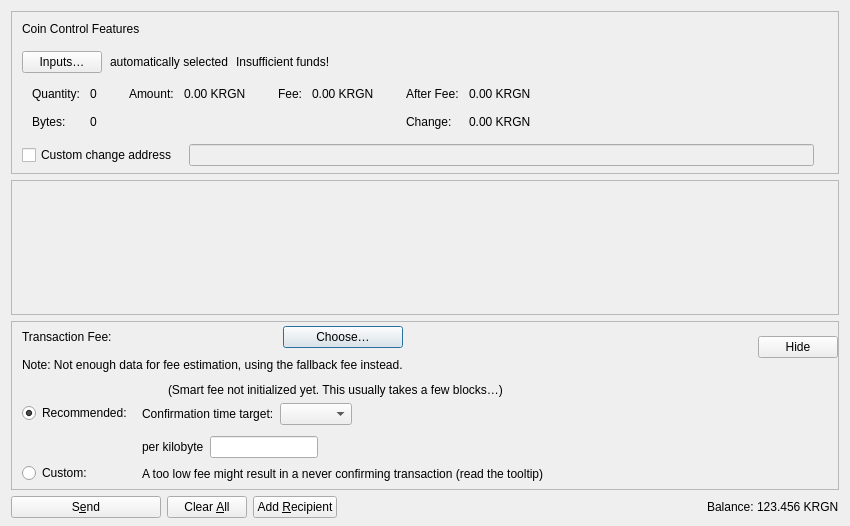
<?xml version="1.0" encoding="UTF-8"?>
<ui version="4.0">
 <class>SendCoinsDialog</class>
 <widget class="QDialog" name="SendCoinsDialog">
  <property name="geometry">
   <rect>
    <x>0</x>
    <y>0</y>
    <width>850</width>
    <height>526</height>
   </rect>
  </property>
  <property name="windowTitle">
   <string>Send Coins</string>
  </property>
  <layout class="QVBoxLayout" name="verticalLayout" stretch="0,1,0,0">
   <property name="bottomMargin">
    <number>8</number>
   </property>
   <item>
    <widget class="QFrame" name="frameCoinControl">
     <property name="sizePolicy">
      <sizepolicy hsizetype="Expanding" vsizetype="Expanding">
       <horstretch>0</horstretch>
       <verstretch>0</verstretch>
      </sizepolicy>
     </property>
     <property name="maximumSize">
      <size>
       <width>16777215</width>
       <height>16777215</height>
      </size>
     </property>
     <property name="frameShape">
      <enum>QFrame::StyledPanel</enum>
     </property>
     <property name="frameShadow">
      <enum>QFrame::Sunken</enum>
     </property>
     <layout class="QVBoxLayout" name="verticalLayoutCoinControl2">
      <property name="spacing">
       <number>0</number>
      </property>
      <property name="leftMargin">
       <number>0</number>
      </property>
      <property name="topMargin">
       <number>0</number>
      </property>
      <property name="rightMargin">
       <number>0</number>
      </property>
      <property name="bottomMargin">
       <number>6</number>
      </property>
      <item>
       <layout class="QVBoxLayout" name="verticalLayoutCoinControl" stretch="0,0,0,0,1">
        <property name="spacing">
         <number>0</number>
        </property>
        <property name="leftMargin">
         <number>10</number>
        </property>
        <property name="topMargin">
         <number>10</number>
        </property>
        <item>
         <layout class="QHBoxLayout" name="horizontalLayoutCoinControl1">
          <property name="bottomMargin">
           <number>15</number>
          </property>
          <item>
           <widget class="QLabel" name="labelCoinControlFeatures">
            <property name="sizePolicy">
             <sizepolicy hsizetype="Preferred" vsizetype="Maximum">
              <horstretch>0</horstretch>
              <verstretch>0</verstretch>
             </sizepolicy>
            </property>
            <property name="text">
             <string>Coin Control Features</string>
            </property>
           </widget>
          </item>
         </layout>
        </item>
        <item>
         <layout class="QHBoxLayout" name="horizontalLayoutCoinControl2" stretch="0,0,0,0">
          <property name="spacing">
           <number>8</number>
          </property>
          <property name="bottomMargin">
           <number>10</number>
          </property>
          <item>
           <widget class="QPushButton" name="pushButtonCoinControl">
            <property name="styleSheet">
             <string notr="true"/>
            </property>
            <property name="text">
             <string>Inputs…</string>
            </property>
            <property name="autoDefault">
             <bool>false</bool>
            </property>
           </widget>
          </item>
          <item>
           <widget class="QLabel" name="labelCoinControlAutomaticallySelected">
            <property name="text">
             <string>automatically selected</string>
            </property>
            <property name="margin">
             <number>5</number>
            </property>
           </widget>
          </item>
          <item>
           <widget class="QLabel" name="labelCoinControlInsuffFunds">
            <property name="text">
             <string>Insufficient funds!</string>
            </property>
            <property name="margin">
             <number>5</number>
            </property>
           </widget>
          </item>
          <item>
           <spacer name="horizontalSpacerCoinControl">
            <property name="orientation">
             <enum>Qt::Horizontal</enum>
            </property>
            <property name="sizeHint" stdset="0">
             <size>
              <width>40</width>
              <height>1</height>
             </size>
            </property>
           </spacer>
          </item>
         </layout>
        </item>
        <item>
         <widget class="QWidget" name="widgetCoinControl" native="true">
          <property name="sizePolicy">
           <sizepolicy hsizetype="Preferred" vsizetype="Preferred">
            <horstretch>0</horstretch>
            <verstretch>0</verstretch>
           </sizepolicy>
          </property>
          <property name="minimumSize">
           <size>
            <width>0</width>
            <height>0</height>
           </size>
          </property>
          <property name="styleSheet">
           <string notr="true"/>
          </property>
          <layout class="QHBoxLayout" name="horizontalLayoutCoinControl5">
           <property name="leftMargin">
            <number>0</number>
           </property>
           <property name="topMargin">
            <number>0</number>
           </property>
           <property name="rightMargin">
            <number>0</number>
           </property>
           <property name="bottomMargin">
            <number>0</number>
           </property>
           <item>
            <layout class="QHBoxLayout" name="horizontalLayoutCoinControl3" stretch="0,0,0,1">
             <property name="spacing">
              <number>20</number>
             </property>
             <property name="topMargin">
              <number>0</number>
             </property>
             <property name="bottomMargin">
              <number>10</number>
             </property>
             <item>
              <layout class="QFormLayout" name="formLayoutCoinControl1">
               <property name="labelAlignment">
                <set>Qt::AlignLeft|Qt::AlignVCenter</set>
               </property>
               <property name="horizontalSpacing">
                <number>10</number>
               </property>
               <property name="verticalSpacing">
                <number>14</number>
               </property>
               <property name="leftMargin">
                <number>10</number>
               </property>
               <property name="topMargin">
                <number>4</number>
               </property>
               <property name="rightMargin">
                <number>6</number>
               </property>
               <item row="0" column="0">
                <widget class="QLabel" name="labelCoinControlQuantityText">
                 <property name="text">
                  <string>Quantity:</string>
                 </property>
                 <property name="margin">
                  <number>0</number>
                 </property>
                </widget>
               </item>
               <item row="0" column="1">
                <widget class="QLabel" name="labelCoinControlQuantity">
                 <property name="cursor">
                  <cursorShape>IBeamCursor</cursorShape>
                 </property>
                 <property name="contextMenuPolicy">
                  <enum>Qt::ActionsContextMenu</enum>
                 </property>
                 <property name="text">
                  <string notr="true">0</string>
                 </property>
                 <property name="margin">
                  <number>0</number>
                 </property>
                 <property name="textInteractionFlags">
                  <set>Qt::LinksAccessibleByMouse|Qt::TextSelectableByKeyboard|Qt::TextSelectableByMouse</set>
                 </property>
                </widget>
               </item>
               <item row="1" column="0">
                <widget class="QLabel" name="labelCoinControlBytesText">
                 <property name="text">
                  <string>Bytes:</string>
                 </property>
                </widget>
               </item>
               <item row="1" column="1">
                <widget class="QLabel" name="labelCoinControlBytes">
                 <property name="cursor">
                  <cursorShape>IBeamCursor</cursorShape>
                 </property>
                 <property name="contextMenuPolicy">
                  <enum>Qt::ActionsContextMenu</enum>
                 </property>
                 <property name="text">
                  <string notr="true">0</string>
                 </property>
                 <property name="textInteractionFlags">
                  <set>Qt::LinksAccessibleByMouse|Qt::TextSelectableByKeyboard|Qt::TextSelectableByMouse</set>
                 </property>
                </widget>
               </item>
              </layout>
             </item>
             <item>
              <layout class="QFormLayout" name="formLayoutCoinControl2">
               <property name="horizontalSpacing">
                <number>10</number>
               </property>
               <property name="verticalSpacing">
                <number>14</number>
               </property>
               <property name="leftMargin">
                <number>6</number>
               </property>
               <property name="topMargin">
                <number>4</number>
               </property>
               <property name="rightMargin">
                <number>6</number>
               </property>
               <item row="0" column="0">
                <widget class="QLabel" name="labelCoinControlAmountText">
                 <property name="text">
                  <string>Amount:</string>
                 </property>
                 <property name="margin">
                  <number>0</number>
                 </property>
                </widget>
               </item>
               <item row="0" column="1">
                <widget class="QLabel" name="labelCoinControlAmount">
                 <property name="cursor">
                  <cursorShape>IBeamCursor</cursorShape>
                 </property>
                 <property name="contextMenuPolicy">
                  <enum>Qt::ActionsContextMenu</enum>
                 </property>
                 <property name="text">
                  <string notr="true">0.00 KRGN</string>
                 </property>
                 <property name="textInteractionFlags">
                  <set>Qt::LinksAccessibleByMouse|Qt::TextSelectableByKeyboard|Qt::TextSelectableByMouse</set>
                 </property>
                </widget>
               </item>
              </layout>
             </item>
             <item>
              <layout class="QFormLayout" name="formLayoutCoinControl3">
               <property name="horizontalSpacing">
                <number>10</number>
               </property>
               <property name="verticalSpacing">
                <number>14</number>
               </property>
               <property name="leftMargin">
                <number>6</number>
               </property>
               <property name="topMargin">
                <number>4</number>
               </property>
               <property name="rightMargin">
                <number>6</number>
               </property>
               <item row="0" column="0">
                <widget class="QLabel" name="labelCoinControlFeeText">
                 <property name="text">
                  <string>Fee:</string>
                 </property>
                 <property name="margin">
                  <number>0</number>
                 </property>
                </widget>
               </item>
               <item row="0" column="1">
                <widget class="QLabel" name="labelCoinControlFee">
                 <property name="cursor">
                  <cursorShape>IBeamCursor</cursorShape>
                 </property>
                 <property name="contextMenuPolicy">
                  <enum>Qt::ActionsContextMenu</enum>
                 </property>
                 <property name="text">
                  <string notr="true">0.00 KRGN</string>
                 </property>
                 <property name="textInteractionFlags">
                  <set>Qt::LinksAccessibleByMouse|Qt::TextSelectableByKeyboard|Qt::TextSelectableByMouse</set>
                 </property>
                </widget>
               </item>
              </layout>
             </item>
             <item>
              <layout class="QFormLayout" name="formLayoutCoinControl4">
               <property name="labelAlignment">
                <set>Qt::AlignLeft|Qt::AlignVCenter</set>
               </property>
               <property name="horizontalSpacing">
                <number>10</number>
               </property>
               <property name="verticalSpacing">
                <number>14</number>
               </property>
               <property name="leftMargin">
                <number>6</number>
               </property>
               <property name="topMargin">
                <number>4</number>
               </property>
               <property name="rightMargin">
                <number>6</number>
               </property>
               <item row="0" column="0">
                <widget class="QLabel" name="labelCoinControlAfterFeeText">
                 <property name="text">
                  <string>After Fee:</string>
                 </property>
                 <property name="margin">
                  <number>0</number>
                 </property>
                </widget>
               </item>
               <item row="0" column="1">
                <widget class="QLabel" name="labelCoinControlAfterFee">
                 <property name="cursor">
                  <cursorShape>IBeamCursor</cursorShape>
                 </property>
                 <property name="contextMenuPolicy">
                  <enum>Qt::ActionsContextMenu</enum>
                 </property>
                 <property name="text">
                  <string notr="true">0.00 KRGN</string>
                 </property>
                 <property name="textInteractionFlags">
                  <set>Qt::LinksAccessibleByMouse|Qt::TextSelectableByKeyboard|Qt::TextSelectableByMouse</set>
                 </property>
                </widget>
               </item>
               <item row="1" column="0">
                <widget class="QLabel" name="labelCoinControlChangeText">
                 <property name="text">
                  <string>Change:</string>
                 </property>
                </widget>
               </item>
               <item row="1" column="1">
                <widget class="QLabel" name="labelCoinControlChange">
                 <property name="cursor">
                  <cursorShape>IBeamCursor</cursorShape>
                 </property>
                 <property name="contextMenuPolicy">
                  <enum>Qt::ActionsContextMenu</enum>
                 </property>
                 <property name="text">
                  <string notr="true">0.00 KRGN</string>
                 </property>
                 <property name="textInteractionFlags">
                  <set>Qt::LinksAccessibleByMouse|Qt::TextSelectableByKeyboard|Qt::TextSelectableByMouse</set>
                 </property>
                </widget>
               </item>
              </layout>
             </item>
            </layout>
           </item>
          </layout>
         </widget>
        </item>
        <item>
         <layout class="QHBoxLayout" name="horizontalLayoutCoinControl4" stretch="0,0,0">
          <property name="spacing">
           <number>12</number>
          </property>
          <property name="sizeConstraint">
           <enum>QLayout::SetDefaultConstraint</enum>
          </property>
          <property name="topMargin">
           <number>5</number>
          </property>
          <property name="rightMargin">
           <number>5</number>
          </property>
          <item>
           <widget class="QCheckBox" name="checkBoxCoinControlChange">
            <property name="toolTip">
             <string>If this is activated, but the change address is empty or invalid, change will be sent to a newly generated address.</string>
            </property>
            <property name="text">
             <string>Custom change address</string>
            </property>
           </widget>
          </item>
          <item>
           <widget class="QValidatedLineEdit" name="lineEditCoinControlChange">
            <property name="enabled">
             <bool>false</bool>
            </property>
            <property name="sizePolicy">
             <sizepolicy hsizetype="Expanding" vsizetype="Fixed">
              <horstretch>0</horstretch>
              <verstretch>0</verstretch>
             </sizepolicy>
            </property>
           </widget>
          </item>
          <item>
           <widget class="QLabel" name="labelCoinControlChangeLabel">
            <property name="sizePolicy">
             <sizepolicy hsizetype="Preferred" vsizetype="Expanding">
              <horstretch>0</horstretch>
              <verstretch>0</verstretch>
             </sizepolicy>
            </property>
            <property name="minimumSize">
             <size>
              <width>0</width>
              <height>0</height>
             </size>
            </property>
            <property name="text">
             <string/>
            </property>
            <property name="margin">
             <number>3</number>
            </property>
           </widget>
          </item>
         </layout>
        </item>
        <item>
         <spacer name="verticalSpacerCoinControl">
          <property name="orientation">
           <enum>Qt::Vertical</enum>
          </property>
          <property name="sizeHint" stdset="0">
           <size>
            <width>800</width>
            <height>1</height>
           </size>
          </property>
         </spacer>
        </item>
       </layout>
      </item>
     </layout>
    </widget>
   </item>
   <item>
    <widget class="QScrollArea" name="scrollArea">
     <property name="widgetResizable">
      <bool>true</bool>
     </property>
     <widget class="QWidget" name="scrollAreaWidgetContents">
      <property name="geometry">
       <rect>
        <x>0</x>
        <y>0</y>
        <width>830</width>
        <height>104</height>
       </rect>
      </property>
      <layout class="QVBoxLayout" name="verticalLayout_2" stretch="0,1">
       <property name="leftMargin">
        <number>0</number>
       </property>
       <property name="topMargin">
        <number>0</number>
       </property>
       <property name="rightMargin">
        <number>0</number>
       </property>
       <property name="bottomMargin">
        <number>0</number>
       </property>
       <item>
        <layout class="QVBoxLayout" name="entries">
         <property name="spacing">
          <number>6</number>
         </property>
        </layout>
       </item>
       <item>
        <spacer name="verticalSpacer">
         <property name="orientation">
          <enum>Qt::Vertical</enum>
         </property>
         <property name="sizeHint" stdset="0">
          <size>
           <width>20</width>
           <height>40</height>
          </size>
         </property>
        </spacer>
       </item>
      </layout>
     </widget>
    </widget>
   </item>
   <item>
    <widget class="QFrame" name="frameFee">
     <property name="sizePolicy">
      <sizepolicy hsizetype="Expanding" vsizetype="Expanding">
       <horstretch>0</horstretch>
       <verstretch>0</verstretch>
      </sizepolicy>
     </property>
     <property name="maximumSize">
      <size>
       <width>16777215</width>
       <height>16777215</height>
      </size>
     </property>
     <property name="frameShape">
      <enum>QFrame::StyledPanel</enum>
     </property>
     <property name="frameShadow">
      <enum>QFrame::Sunken</enum>
     </property>
     <layout class="QVBoxLayout" name="verticalLayoutFee1">
      <property name="spacing">
       <number>0</number>
      </property>
      <property name="leftMargin">
       <number>0</number>
      </property>
      <property name="topMargin">
       <number>0</number>
      </property>
      <property name="rightMargin">
       <number>0</number>
      </property>
      <property name="bottomMargin">
       <number>0</number>
      </property>
      <item>
       <layout class="QVBoxLayout" name="verticalLayoutFee2" stretch="0,0,0">
        <property name="spacing">
         <number>0</number>
        </property>
        <property name="leftMargin">
         <number>10</number>
        </property>
        <property name="topMargin">
         <number>0</number>
        </property>
        <item>
         <layout class="QHBoxLayout" name="horizontalLayoutFee1">
          <property name="bottomMargin">
           <number>0</number>
          </property>
          <item>
           <layout class="QVBoxLayout" name="verticalLayoutFee7">
            <property name="spacing">
             <number>0</number>
            </property>
            <item>
             <spacer name="verticalSpacerSmartFee">
              <property name="orientation">
               <enum>Qt::Vertical</enum>
              </property>
              <property name="sizeType">
               <enum>QSizePolicy::Fixed</enum>
              </property>
              <property name="sizeHint" stdset="0">
               <size>
                <width>1</width>
                <height>4</height>
               </size>
              </property>
             </spacer>
            </item>
            <item>
             <layout class="QHBoxLayout" name="horizontalLayoutSmartFee">
              <property name="spacing">
               <number>10</number>
              </property>
              <item>
               <widget class="QLabel" name="labelFeeHeadline">
                <property name="sizePolicy">
                 <sizepolicy hsizetype="Preferred" vsizetype="Maximum">
                  <horstretch>0</horstretch>
                  <verstretch>0</verstretch>
                 </sizepolicy>
                </property>
                <property name="text">
                 <string>Transaction Fee:</string>
                </property>
               </widget>
              </item>
              <item>
               <widget class="QLabel" name="labelFeeMinimized">
                <property name="text">
                 <string/>
                </property>
               </widget>
              </item>
              <item>
               <widget class="QPushButton" name="buttonChooseFee">
                <property name="text">
                 <string>Choose…</string>
                </property>
               </widget>
              </item>
             </layout>
            </item>
            <item>
             <spacer name="verticalSpacer_7">
              <property name="orientation">
               <enum>Qt::Vertical</enum>
              </property>
              <property name="sizeHint" stdset="0">
               <size>
                <width>1</width>
                <height>10</height>
               </size>
              </property>
             </spacer>
            </item>
            <item>
             <widget class="QLabel" name="fallbackFeeWarningLabel">
              <property name="toolTip">
               <string>Using the fallbackfee can result in sending a transaction that will take several hours or days (or never) to confirm. Consider choosing your fee manually or wait until you have validated the complete chain.</string>
              </property>
              <property name="text">
               <string>Note: Not enough data for fee estimation, using the fallback fee instead.</string>
              </property>
              <property name="wordWrap">
               <bool>false</bool>
              </property>
             </widget>
            </item>
            <item>
             <spacer name="verticalSpacer_5">
              <property name="orientation">
               <enum>Qt::Vertical</enum>
              </property>
              <property name="sizeHint" stdset="0">
               <size>
                <width>1</width>
                <height>1</height>
               </size>
              </property>
             </spacer>
            </item>
           </layout>
          </item>
          <item>
           <spacer name="horizontalSpacer_4">
            <property name="orientation">
             <enum>Qt::Horizontal</enum>
            </property>
            <property name="sizeHint" stdset="0">
             <size>
              <width>1</width>
              <height>1</height>
             </size>
            </property>
           </spacer>
          </item>
          <item>
           <widget class="QPushButton" name="buttonMinimizeFee">
            <property name="toolTip">
             <string>Hide transaction fee settings</string>
            </property>
            <property name="text">
             <string>Hide</string>
            </property>
           </widget>
          </item>
         </layout>
        </item>
        <item>
         <widget class="QFrame" name="frameFeeSelection">
          <layout class="QVBoxLayout" name="verticalLayoutFee12">
           <property name="spacing">
            <number>0</number>
           </property>
           <property name="leftMargin">
            <number>0</number>
           </property>
           <property name="topMargin">
            <number>0</number>
           </property>
           <property name="rightMargin">
            <number>0</number>
           </property>
           <property name="bottomMargin">
            <number>0</number>
           </property>
           <item>
            <layout class="QGridLayout" name="gridLayoutFee">
             <property name="topMargin">
              <number>10</number>
             </property>
             <property name="bottomMargin">
              <number>4</number>
             </property>
             <property name="horizontalSpacing">
              <number>10</number>
             </property>
             <property name="verticalSpacing">
              <number>4</number>
             </property>
             <item row="1" column="1">
              <layout class="QVBoxLayout" name="verticalLayoutFee8">
               <property name="spacing">
                <number>6</number>
               </property>
               <property name="topMargin">
                <number>3</number>
               </property>
               <item>
                <layout class="QHBoxLayout" name="horizontalLayoutFee13" stretch="0,0,1">
                 <item>
                  <widget class="QLabel" name="labelCustomPerKilobyte">
                   <property name="toolTip">
                    <string>If the custom fee is set to 1000 ksats and the transaction is only 250 bytes, then &quot;per kilobyte&quot; only pays 250 ksats in fee,&lt;br /&gt;while &quot;at least&quot; pays 1000 ksats. For transactions bigger than a kilobyte both pay by kilobyte.</string>
                   </property>
                   <property name="text">
                    <string>per kilobyte</string>
                   </property>
                  </widget>
                 </item>
                 <item>
                  <widget class="BitcoinAmountField" name="customFee"/>
                 </item>
                 <item>
                  <spacer name="horizontalSpacer_6">
                   <property name="orientation">
                    <enum>Qt::Horizontal</enum>
                   </property>
                   <property name="sizeHint" stdset="0">
                    <size>
                     <width>1</width>
                     <height>1</height>
                    </size>
                   </property>
                  </spacer>
                 </item>
                </layout>
               </item>
               <item>
                <layout class="QHBoxLayout" name="horizontalLayoutFee8">
                 <item>
                  <widget class="QLabel" name="labelCustomFeeWarning">
                   <property name="enabled">
                    <bool>true</bool>
                   </property>
                   <property name="toolTip">
                    <string>When there is less transaction volume than space in the blocks, miners as well as relaying nodes may enforce a minimum fee. Paying only this minimum fee is just fine, but be aware that this can result in a never confirming transaction once there is more demand for Kerrigan transactions than the network can process.</string>
                   </property>
                   <property name="text">
                    <string>A too low fee might result in a never confirming transaction (read the tooltip)</string>
                   </property>
                  </widget>
                 </item>
                 <item>
                  <spacer name="horizontalSpacer_2">
                   <property name="orientation">
                    <enum>Qt::Horizontal</enum>
                   </property>
                   <property name="sizeHint" stdset="0">
                    <size>
                     <width>1</width>
                     <height>1</height>
                    </size>
                   </property>
                  </spacer>
                 </item>
                </layout>
               </item>
              </layout>
             </item>
             <item row="0" column="0">
              <layout class="QVBoxLayout" name="verticalLayoutFee4" stretch="0,1">
               <property name="topMargin">
                <number>20</number>
               </property>
               <property name="bottomMargin">
                <number>3</number>
               </property>
               <item>
                <widget class="QRadioButton" name="radioSmartFee">
                 <property name="text">
                  <string>Recommended:</string>
                 </property>
                 <property name="checked">
                  <bool>true</bool>
                 </property>
                 <attribute name="buttonGroup">
                  <string notr="true">groupFee</string>
                 </attribute>
                </widget>
               </item>
               <item>
                <spacer name="verticalSpacer_2">
                 <property name="orientation">
                  <enum>Qt::Vertical</enum>
                 </property>
                 <property name="sizeHint" stdset="0">
                  <size>
                   <width>1</width>
                   <height>1</height>
                  </size>
                 </property>
                </spacer>
               </item>
              </layout>
             </item>
             <item row="1" column="0">
              <layout class="QVBoxLayout" name="verticalLayoutFee9" stretch="0,1">
               <property name="topMargin">
                <number>30</number>
               </property>
               <item>
                <widget class="QRadioButton" name="radioCustomFee">
                 <property name="text">
                  <string>Custom:</string>
                 </property>
                 <attribute name="buttonGroup">
                  <string notr="true">groupFee</string>
                 </attribute>
                </widget>
               </item>
               <item>
                <spacer name="verticalSpacer_6">
                 <property name="orientation">
                  <enum>Qt::Vertical</enum>
                 </property>
                 <property name="sizeHint" stdset="0">
                  <size>
                   <width>1</width>
                   <height>1</height>
                  </size>
                 </property>
                </spacer>
               </item>
              </layout>
             </item>
             <item row="0" column="1">
              <layout class="QVBoxLayout" name="verticalLayoutFee3" stretch="0,0,1">
               <property name="spacing">
                <number>6</number>
               </property>
               <property name="topMargin">
                <number>0</number>
               </property>
               <property name="bottomMargin">
                <number>3</number>
               </property>
               <item>
                <layout class="QHBoxLayout" name="horizontalLayoutFee12">
                 <item>
                  <widget class="QLabel" name="labelSmartFee">
                   <property name="text">
                    <string/>
                   </property>
                  </widget>
                 </item>
                 <item>
                  <widget class="QLabel" name="labelFeeEstimation">
                   <property name="text">
                    <string/>
                   </property>
                  </widget>
                 </item>
                 <item>
                  <widget class="QLabel" name="labelSmartFee2">
                   <property name="text">
                    <string>(Smart fee not initialized yet. This usually takes a few blocks…)</string>
                   </property>
                  </widget>
                 </item>
                 <item>
                  <spacer name="horizontalSpacer_5">
                   <property name="orientation">
                    <enum>Qt::Horizontal</enum>
                   </property>
                   <property name="sizeHint" stdset="0">
                    <size>
                     <width>1</width>
                     <height>1</height>
                    </size>
                   </property>
                  </spacer>
                 </item>
                </layout>
               </item>
               <item>
                <layout class="QHBoxLayout" name="horizontalLayoutFee9">
                 <item>
                  <layout class="QVBoxLayout" name="verticalLayoutFee6">
                   <item>
                    <widget class="QLabel" name="labelSmartFee3">
                     <property name="text">
                      <string>Confirmation time target:</string>
                     </property>
                    </widget>
                   </item>
                  </layout>
                 </item>
                 <item>
                  <layout class="QVBoxLayout" name="verticalLayoutFee5">
                   <property name="rightMargin">
                    <number>30</number>
                   </property>
                   <item>
                    <layout class="QHBoxLayout" name="horizontalLayoutConfTarget">
                     <property name="bottomMargin">
                      <number>0</number>
                     </property>
                     <item>
                      <widget class="QComboBox" name="confTargetSelector"/>
                     </item>
                     <item>
                      <spacer name="horizontalSpacerConfTarget">
                       <property name="orientation">
                        <enum>Qt::Horizontal</enum>
                       </property>
                       <property name="sizeHint" stdset="0">
                        <size>
                         <width>40</width>
                         <height>20</height>
                        </size>
                       </property>
                      </spacer>
                     </item>
                    </layout>
                   </item>
                  </layout>
                 </item>
                </layout>
               </item>
               <item>
                <spacer name="verticalSpacer_4">
                 <property name="orientation">
                  <enum>Qt::Vertical</enum>
                 </property>
                 <property name="sizeHint" stdset="0">
                  <size>
                   <width>1</width>
                   <height>1</height>
                  </size>
                 </property>
                </spacer>
               </item>
              </layout>
             </item>
            </layout>
           </item>
          </layout>
         </widget>
        </item>
        <item>
         <spacer name="verticalSpacerFee">
          <property name="orientation">
           <enum>Qt::Vertical</enum>
          </property>
          <property name="sizeHint" stdset="0">
           <size>
            <width>800</width>
            <height>1</height>
           </size>
          </property>
         </spacer>
        </item>
       </layout>
      </item>
     </layout>
    </widget>
   </item>
   <item>
    <layout class="QHBoxLayout" name="horizontalLayout">
     <item>
      <widget class="QPushButton" name="sendButton">
       <property name="minimumSize">
        <size>
         <width>150</width>
         <height>0</height>
        </size>
       </property>
       <property name="toolTip">
        <string>Confirm the send action</string>
       </property>
       <property name="text">
        <string>S&amp;end</string>
       </property>
       <property name="autoDefault">
        <bool>false</bool>
       </property>
       <property name="default">
        <bool>false</bool>
       </property>
      </widget>
     </item>
     <item>
      <widget class="QPushButton" name="clearButton">
       <property name="sizePolicy">
        <sizepolicy hsizetype="Minimum" vsizetype="Fixed">
         <horstretch>0</horstretch>
         <verstretch>0</verstretch>
        </sizepolicy>
       </property>
       <property name="toolTip">
        <string>Clear all fields of the form.</string>
       </property>
       <property name="text">
        <string>Clear &amp;All</string>
       </property>
       <property name="autoDefault">
        <bool>false</bool>
       </property>
      </widget>
     </item>
     <item>
      <widget class="QPushButton" name="addButton">
       <property name="toolTip">
        <string>Send to multiple recipients at once</string>
       </property>
       <property name="text">
        <string>Add &amp;Recipient</string>
       </property>
       <property name="autoDefault">
        <bool>false</bool>
       </property>
      </widget>
     </item>
     <item>
      <spacer name="horizontalSpacer">
       <property name="orientation">
        <enum>Qt::Horizontal</enum>
       </property>
       <property name="sizeHint" stdset="0">
        <size>
         <width>40</width>
         <height>20</height>
        </size>
       </property>
      </spacer>
     </item>
     <item>
      <layout class="QHBoxLayout" name="horizontalLayout_2">
       <property name="spacing">
        <number>3</number>
       </property>
       <item>
        <widget class="QLabel" name="labelBalanceName">
         <property name="text">
          <string>Balance:</string>
         </property>
        </widget>
       </item>
       <item>
        <widget class="QLabel" name="labelBalance">
         <property name="sizePolicy">
          <sizepolicy hsizetype="Preferred" vsizetype="Preferred">
           <horstretch>0</horstretch>
           <verstretch>0</verstretch>
          </sizepolicy>
         </property>
         <property name="cursor">
          <cursorShape>IBeamCursor</cursorShape>
         </property>
         <property name="text">
          <string notr="true">123.456 KRGN</string>
         </property>
         <property name="textInteractionFlags">
          <set>Qt::LinksAccessibleByMouse|Qt::TextSelectableByKeyboard|Qt::TextSelectableByMouse</set>
         </property>
        </widget>
       </item>
      </layout>
     </item>
    </layout>
   </item>
  </layout>
 </widget>
 <customwidgets>
  <customwidget>
   <class>QValidatedLineEdit</class>
   <extends>QLineEdit</extends>
   <header>qt/qvalidatedlineedit.h</header>
  </customwidget>
  <customwidget>
   <class>BitcoinAmountField</class>
   <extends>QLineEdit</extends>
   <header>qt/bitcoinamountfield.h</header>
   <container>1</container>
  </customwidget>
 </customwidgets>
 <resources>
  <include location="../kerrigan.qrc"/>
 </resources>
 <connections/>
 <buttongroups>
  <buttongroup name="groupFee"/>
 </buttongroups>
</ui>
